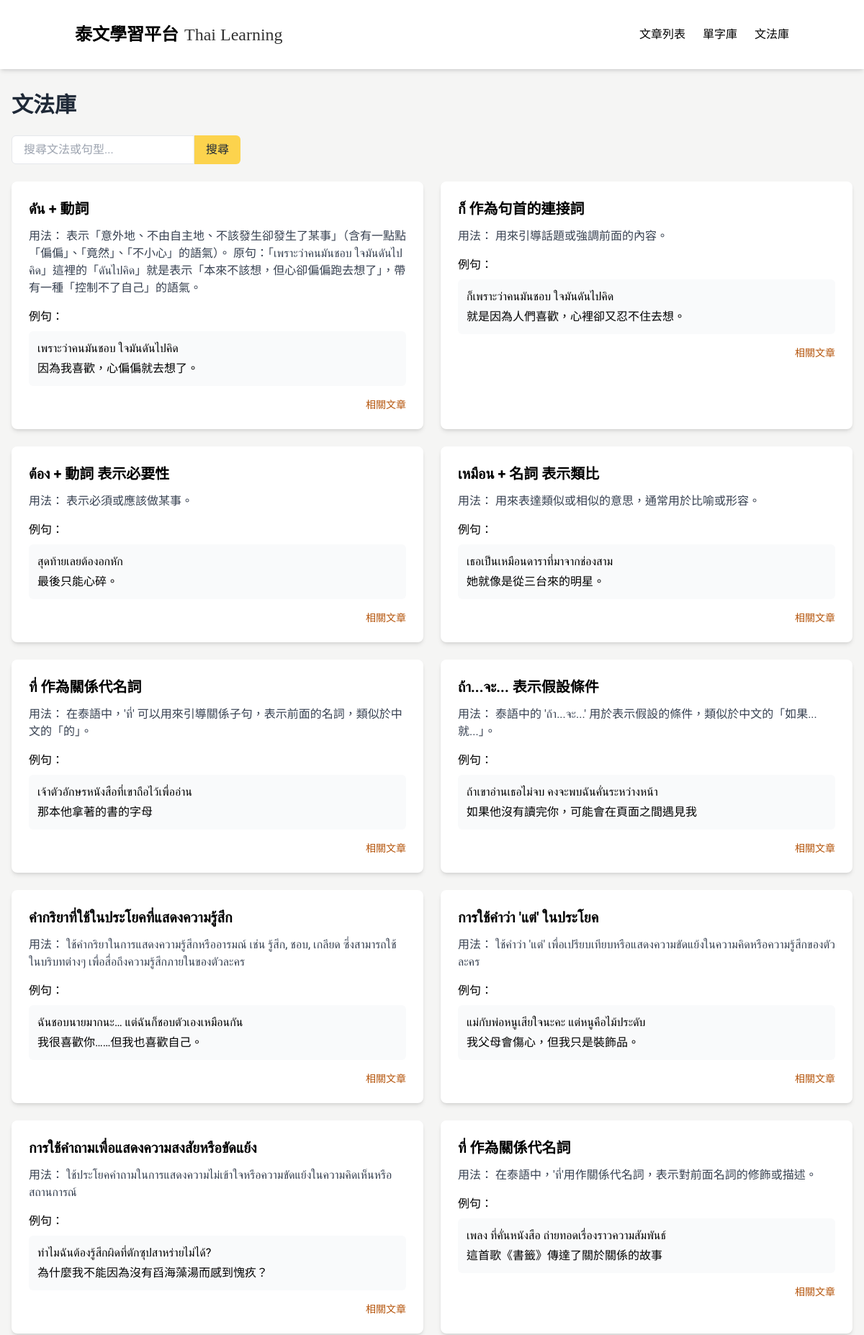
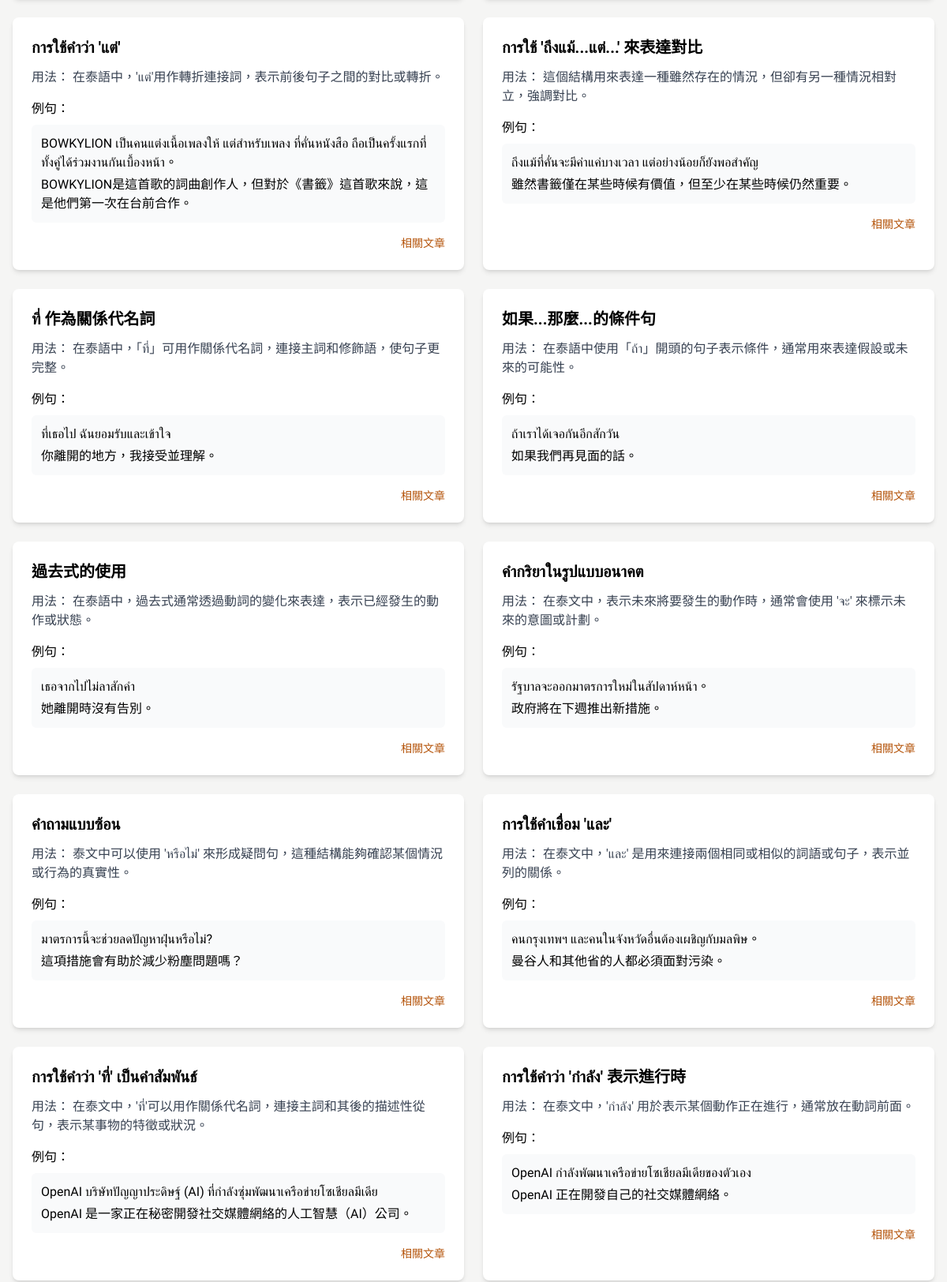
Screenshot of /grammar (upper part) with the database file from the repository (2 pictures, top to bottom).
### tables this page shows
CREATE TABLE GrammarPoint (
            id INTEGER PRIMARY KEY AUTOINCREMENT,
            title TEXT,
            explanation TEXT,
            articleId INTEGER,
            createdAt TEXT,
            updatedAt TEXT
        );

CREATE TABLE GrammarExample (
            id INTEGER PRIMARY KEY AUTOINCREMENT,
            thai TEXT,
            chinese TEXT,
            grammarPointId INTEGER,
            createdAt TEXT,
            updatedAt TEXT
        );

### app_sqlite.py (the view)
@app.route('/grammar')
def grammar():
    conn = get_db_connection()
    grammar_points = conn.execute("""
        SELECT DISTINCT GrammarPoint.*
        FROM GrammarPoint
        JOIN GrammarArticle ON GrammarPoint.id = GrammarArticle.grammarPointId
        JOIN Article ON GrammarArticle.articleId = Article.id
        WHERE Article.status = 'published'
        ORDER BY GrammarPoint.createdAt DESC
    """).fetchall()
    grammar_article_map = {}
    grammar_article_counts = {}
    grammar_article_links = {}
    rows = conn.execute("""
        SELECT grammarPointId, Article.id as articleId, Article.chineseTitle
        FROM GrammarArticle
        JOIN Article ON GrammarArticle.articleId = Article.id
        WHERE Article.status = 'published'
    """).fetchall()
    for row in rows:
        gid = row['grammarPointId']
        grammar_article_map.setdefault(gid, []).append(row['chineseTitle'])
        grammar_article_links.setdefault(gid, []).append({'id': row['articleId'], 'title': row['chineseTitle']})
        grammar_article_counts[gid] = grammar_article_counts.get(gid, 0) + 1
    grammar_data = []
    for point in grammar_points:
        examples = conn.execute('SELECT * FROM GrammarExample WHERE grammarPointId = ?', (point['id'],)).fetchall()
        grammar_data.append({
            'id': point['id'],
            'title': point['title'],
            'explanation': point['explanation'],
            'examples': examples,
            'articleLinks': grammar_article_links.get(point['id'], []),
            'articleCount': grammar_article_counts.get(point['id'], 0),
            'detailUrl': f'/grammar/{point["id"]}'
        })
    conn.close()
    return render_template('grammar_adjust.html', grammar_points=grammar_data)

### app_sqlite.py (called while the page is built)
def get_db_connection():
    base_path = os.path.dirname(os.path.abspath(__file__))
    db_path = os.path.join(base_path, 'data.db')
    conn = sqlite3.connect(db_path)  # SQLite 檔名
    conn.row_factory = sqlite3.Row     # 讓取出的資料像字典一樣操作
    return conn

### templates/grammar_adjust.html (shortened to what this page needs)
{% extends "base.html" %}
{% block content %}
  <div class="min-h-screen">
    <div class="px-4 pt-8 pb-20">
      <h1 class="text-3xl font-bold mb-6 text-gray-800">文法庫</h1>
      <div class="mb-6">
        <div class="flex mb-4">
          <input id="grammar-search" type="text" placeholder="搜尋文法或句型..." class="border rounded-l-md px-4" />
          <button class="bg-[#FCD34D] hover:bg-[#FBBF24] text-[#1F2937] hover:text-white px-4 py-2 rounded-r-md transition-colors">搜尋</button>
        </div>
      </div>
      <div class="grid grid-cols-1 md:grid-cols-2 lg:grid-cols-2 gap-6">
        {% for point in grammar_points %}
        <div class="bg-white rounded-lg shadow-md overflow-hidden grammar-card">
          <div class="p-6">
            <h3 class="text-xl font-semibold mb-3">{{ point.title }}</h3>
            <div class="mb-4">
              <p class="mb-2 text-gray-700"><span class="font-medium">用法：</span> {{ point.explanation }}</p>
            </div>
            {% if point.examples %}
            <div class="mb-4">
              <h4 class="font-medium mb-2">例句：</h4>
              {% for example in point.examples %}
              <div class="bg-gray-50 p-3 rounded-md mb-2">
                <p class="thai-text mb-1">{{ example.thai }}</p>
                <p>{{ example.chinese }}</p>
              </div>
              {% endfor %}
            </div>
            {% endif %}
            {% if point.articleLinks %}
              <div class="text-right text-[#B45309] text-sm mt-2">
                <a href="/grammar/{{ point.id }}" class="hover:underline">相關文章</a>
              </div>
            {% endif %}
          </div>
        </div>
        {% endfor %}
      </div>
    </div>
  </div>
{% endblock %}

### templates/base.html (style rules this page uses)
:root { --main-color: #FCD34D; --main-color-hover: #FBBF24; --main-color-light: #FFFDEA; --main-color-light-hover: #FEF3C7; --main-color-bg: #ffffff; --main-color-dark: #1F2937; --main-color-darker: #111827; }
body { font-family: 'Noto Sans TC', 'Sarabun', sans-serif; background-color: #F5F5F4; }
.thai-text { font-family: 'Sarabun', sans-serif; }

### rows the page displays
GrammarPoint: title "ดัน + 動詞", explanation "表示「意外地、不由自主地、不該發生卻發生了某事」（含有一點點「偏偏」、「竟然」、「不小心」的語氣）。 原句：「เพราะว่าคนมันชอบ ใจมันดันไปคิด」這裡的「ดันไปคิด」就是表示「本來不該想，但心卻偏偏跑去想了」，帶有一種「控制不了自己」的語氣。"
GrammarExample: thai "เพราะว่าคนมันชอบ ใจมันดันไปคิด", chinese "因為我喜歡，心偏偏就去想了。"
GrammarPoint: title "ก็ 作為句首的連接詞", explanation "用來引導話題或強調前面的內容。"
GrammarExample: thai "ก็เพราะว่าคนมันชอบ ใจมันดันไปคิด", chinese "就是因為人們喜歡，心裡卻又忍不住去想。"
GrammarPoint: title "ต้อง + 動詞 表示必要性", explanation "表示必須或應該做某事。"
GrammarExample: thai "สุดท้ายเลยต้องอกหัก", chinese "最後只能心碎。"
GrammarPoint: title "เหมือน + 名詞 表示類比", explanation "用來表達類似或相似的意思，通常用於比喻或形容。"
GrammarExample: thai "เธอเป็นเหมือนดาราที่มาจากช่องสาม", chinese "她就像是從三台來的明星。"
GrammarPoint: title "ที่ 作為關係代名詞", explanation "在泰語中，'ที่' 可以用來引導關係子句，表示前面的名詞，類似於中文的「的」。"
GrammarExample: thai "เจ้าตัวอักษรหนังสือที่เขาถือไว้เพื่ออ่าน", chinese "那本他拿著的書的字母"
GrammarPoint: title "ถ้า...จะ... 表示假設條件", explanation "泰語中的 'ถ้า...จะ...' 用於表示假設的條件，類似於中文的「如果...就...」。"
GrammarExample: thai "ถ้าเขาอ่านเธอไม่จบ คงจะพบฉันคั่นระหว่างหน้า", chinese "如果他沒有讀完你，可能會在頁面之間遇見我"
GrammarPoint: title "คำกริยาที่ใช้ในประโยคที่แสดงความรู้สึก", explanation "ใช้คำกริยาในการแสดงความรู้สึกหรืออารมณ์ เช่น รู้สึก, ชอบ, เกลียด ซึ่งสามารถใช้ในบริบทต่างๆ เพื่อสื่อถึงความรู้สึกภายในของตัวละคร"
GrammarExample: thai "ฉันชอบนายมากนะ… แต่ฉันก็ชอบตัวเองเหมือนกัน", chinese "我很喜歡你……但我也喜歡自己。"
GrammarPoint: title "การใช้คำว่า 'แต่' ในประโยค", explanation "ใช้คำว่า 'แต่' เพื่อเปรียบเทียบหรือแสดงความขัดแย้งในความคิดหรือความรู้สึกของตัวละคร"
GrammarExample: thai "แม่กับพ่อหนูเสียใจนะคะ แต่หนูคือไม้ประดับ", chinese "我父母會傷心，但我只是裝飾品。"
GrammarPoint: title "การใช้คำถามเพื่อแสดงความสงสัยหรือขัดแย้ง", explanation "ใช้ประโยคคำถามในการแสดงความไม่เข้าใจหรือความขัดแย้งในความคิดเห็นหรือสถานการณ์"
GrammarExample: thai "ทำไมฉันต้องรู้สึกผิดที่ตักซุปสาหร่ายไม่ได้?", chinese "為什麼我不能因為沒有舀海藻湯而感到愧疚？"
GrammarPoint: title "ที่ 作為關係代名詞", explanation "在泰語中，'ที่'用作關係代名詞，表示對前面名詞的修飾或描述。"
GrammarExample: thai "เพลง ที่คั่นหนังสือ ถ่ายทอดเรื่องราวความสัมพันธ์", chinese "這首歌《書籤》傳達了關於關係的故事"
GrammarPoint: title "การใช้คำว่า 'แต่'", explanation "在泰語中，'แต่'用作轉折連接詞，表示前後句子之間的對比或轉折。"
GrammarExample: thai "BOWKYLION เป็นคนแต่งเนื้อเพลงให้ แต่สำหรับเพลง ที่คั่นหนังสือ ถือเป็นครั้งแรกที่ทั้งคู่ได้ร่วมงานกันเบื้องหน้า。", chinese "BOWKYLION是這首歌的詞曲創作人，但對於《書籤》這首歌來說，這是他們第一次在台前合作。"
GrammarPoint: title "การใช้ 'ถึงแม้...แต่...' 來表達對比", explanation "這個結構用來表達一種雖然存在的情況，但卻有另一種情況相對立，強調對比。"
GrammarExample: thai "ถึงแม้ที่คั่นจะมีค่าแค่บางเวลา แต่อย่างน้อยก็ยังพอสำคัญ", chinese "雖然書籤僅在某些時候有價值，但至少在某些時候仍然重要。"
GrammarPoint: title "ที่ 作為關係代名詞", explanation "在泰語中，「ที่」可用作關係代名詞，連接主詞和修飾語，使句子更完整。"
GrammarExample: thai "ที่เธอไป ฉันยอมรับและเข้าใจ", chinese "你離開的地方，我接受並理解。"
GrammarPoint: title "如果...那麼...的條件句", explanation "在泰語中使用「ถ้า」開頭的句子表示條件，通常用來表達假設或未來的可能性。"
GrammarExample: thai "ถ้าเราได้เจอกันอีกสักวัน", chinese "如果我們再見面的話。"
GrammarPoint: title "過去式的使用", explanation "在泰語中，過去式通常透過動詞的變化來表達，表示已經發生的動作或狀態。"
GrammarExample: thai "เธอจากไปไม่ลาสักคำ", chinese "她離開時沒有告別。"
GrammarPoint: title "คำกริยาในรูปแบบอนาคต", explanation "在泰文中，表示未來將要發生的動作時，通常會使用 'จะ' 來標示未來的意圖或計劃。"
GrammarExample: thai "รัฐบาลจะออกมาตรการใหม่ในสัปดาห์หน้า。", chinese "政府將在下週推出新措施。"
GrammarPoint: title "คำถามแบบซ้อน", explanation "泰文中可以使用 'หรือไม่' 來形成疑問句，這種結構能夠確認某個情況或行為的真實性。"
GrammarExample: thai "มาตรการนี้จะช่วยลดปัญหาฝุ่นหรือไม่?", chinese "這項措施會有助於減少粉塵問題嗎？"
GrammarPoint: title "การใช้คำเชื่อม 'และ'", explanation "在泰文中，'และ' 是用來連接兩個相同或相似的詞語或句子，表示並列的關係。"
GrammarExample: thai "คนกรุงเทพฯ และคนในจังหวัดอื่นต้องเผชิญกับมลพิษ。", chinese "曼谷人和其他省的人都必須面對污染。"
GrammarPoint: title "การใช้คำว่า 'ที่' เป็นคำสัมพันธ์", explanation "在泰文中，'ที่'可以用作關係代名詞，連接主詞和其後的描述性從句，表示某事物的特徵或狀況。"
GrammarExample: thai "OpenAI บริษัทปัญญาประดิษฐ์ (AI) ที่กำลังซุ่มพัฒนาเครือข่ายโซเชียลมีเดีย", chinese "OpenAI 是一家正在秘密開發社交媒體網絡的人工智慧（AI）公司。"
GrammarPoint: title "การใช้คำว่า 'กำลัง' 表示進行時", explanation "在泰文中，'กำลัง' 用於表示某個動作正在進行，通常放在動詞前面。"
GrammarExample: thai "OpenAI กำลังพัฒนาเครือข่ายโซเชียลมีเดียของตัวเอง", chinese "OpenAI 正在開發自己的社交媒體網絡。"
